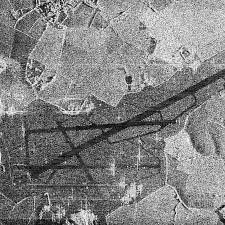
#> input picture binarization_edges/sar_3.jpg, 225 x 225 px
$ jupyter execute binarizationEdges.ipynb
#> lines starting #> are read from the running program, lines starting #| are printed output that depends on the picture; after the words box and inside, x2 and y2 are one past the last pixel; in counts of white or black regions, pixels touching at a corner belong together
[cell 1]
import cv2
import numpy as np
import matplotlib.pyplot as plt

1. Для изображения sar_3.jpg найти наиболее протяженный участок (выделить линии при помощи преобразования Хафа)

[cell 2]
image = cv2.imread('sar_3.jpg')
#> image is the input picture: shape (225, 225, 3); min 0, max 255, mean 130.6
image_gray = cv2.cvtColor(image, cv2.COLOR_BGR2GRAY)

[cell 3]
canny = cv2.Canny(image_gray, 100, 150, apertureSize=3)
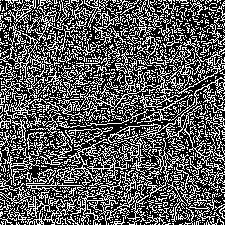
#> canny: shape (225, 225); 35.3% white in thin lines or dots
lines = cv2.HoughLines(canny, 1, np.pi / 180, 140)
#> lines = 29 rows, first 8: [161, 0.785], [-6, 2.36], [156, 0.785], [-4, 2.36], [1, 2.36], [168, 0.785], [-1, 2.36], [163, 0.785]

max_length = 0
longest_line = None

if lines is not None:
    for line in lines:
        rho, theta = line[0]
        a = np.cos(theta)
        b = np.sin(theta)
        x0 = a * rho
        y0 = b * rho
        pt1 = (int(x0 + 1000 * (-b)), int(y0 + 1000 * (a)))
        pt2 = (int(x0 - 1000 * (-b)), int(y0 - 1000 * (a)))
        length = np.sqrt((pt1[0] - pt2[0]) ** 2 + (pt1[1] - pt2[1]) ** 2)
        if length > max_length:
            max_length = length
            longest_line = (pt1, pt2)
#> this loop made 29 passes
#> (rho, theta, a, b, x0, y0, length, max_length) on passes 1, 22: (161, 0.785, 0.707, 0.707, 113.8, 113.8, 1998.3, 1998.3), (172, 1.08, 0.469, 0.883, 80.75, 151.9, 1998.8, 1998.8)
#> (rho, theta, a, b, x0, y0, pt1, pt2) on passes 2 to 7: (-6, 2.36, -0.707, 0.707, 4.24, -4.24, (-702, -711), (711, 702)), (156, 0.785, 0.707, 0.707, 110.3, 110.3, (-596, 817), (817, -596)), (-4, 2.36, -0.707, 0.707, 2.83, -2.83, (-704, -709), (709, 704)), (1, 2.36, -0.707, 0.707, -0.707, 0.707, (-707, -706), (706, 707)), (168, 0.785, 0.707, 0.707, 118.8, 118.8, (-588, 825), (825, -588)), (-1, 2.36, -0.707, 0.707, 0.707, -0.707, (-706, -707), (707, 706))
#> after the loop, max_length = 1998.8

if longest_line is not None:
    image_with_line = image.copy()
    cv2.line(image_with_line, longest_line[0], longest_line[1], (0, 255, 0), 3, cv2.LINE_AA)
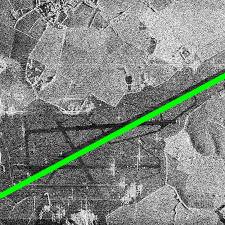
#> image_with_line: shape (225, 225, 3); 3.35% of pixels changed, all inside (x1, y1, x2, y2) = (0, 72, 225, 200)

plt.imshow(cv2.cvtColor(image_with_line, cv2.COLOR_BGR2RGB))
plt.title('Линия')
plt.show()

2. Для изображения sar_3.jpg провести исследование алгоритмов бинаризации, выделить участок дорожной полосы.

[cell 4]
_, global_thresh = cv2.threshold(image_gray, 60, 255, cv2.THRESH_BINARY)
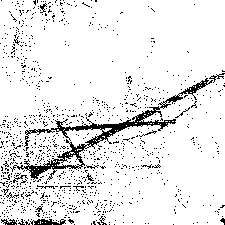
#> global_thresh: shape (225, 225); 91.1% white; black in thin lines or dots
_, otsu_thresh = cv2.threshold(image_gray, 0, 255, cv2.THRESH_BINARY + cv2.THRESH_OTSU)
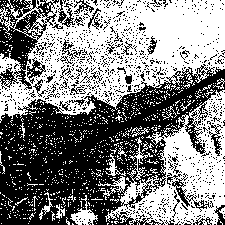
#> otsu_thresh: shape (225, 225); 51.4% white; 1013 black regions (974 under 20 px), largest, box (x1, y1, x2, y2) and area: (0, 64, 225, 225) 17840, (0, 0, 59, 90) 2187, (167, 173, 214, 212) 328
adaptive_thresh = cv2.adaptiveThreshold(image_gray, 255, cv2.ADAPTIVE_THRESH_MEAN_C, cv2.THRESH_BINARY, 101, 45)
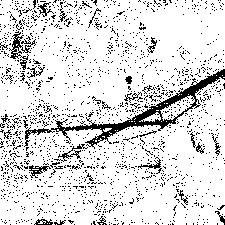
#> adaptive_thresh: shape (225, 225); 86.4% white; black in thin lines or dots

plt.figure(figsize=(12, 4))

plt.subplot(1, 3, 1)
plt.imshow(global_thresh, cmap='gray')
plt.title('Точечная бинаризация')

plt.subplot(1, 3, 2)
plt.imshow(otsu_thresh, cmap='gray')
plt.title('Бинаризация Отсу')

plt.subplot(1, 3, 3)
plt.imshow(adaptive_thresh, cmap='gray')
plt.title('Адаптивная бинаризация')

plt.show()
